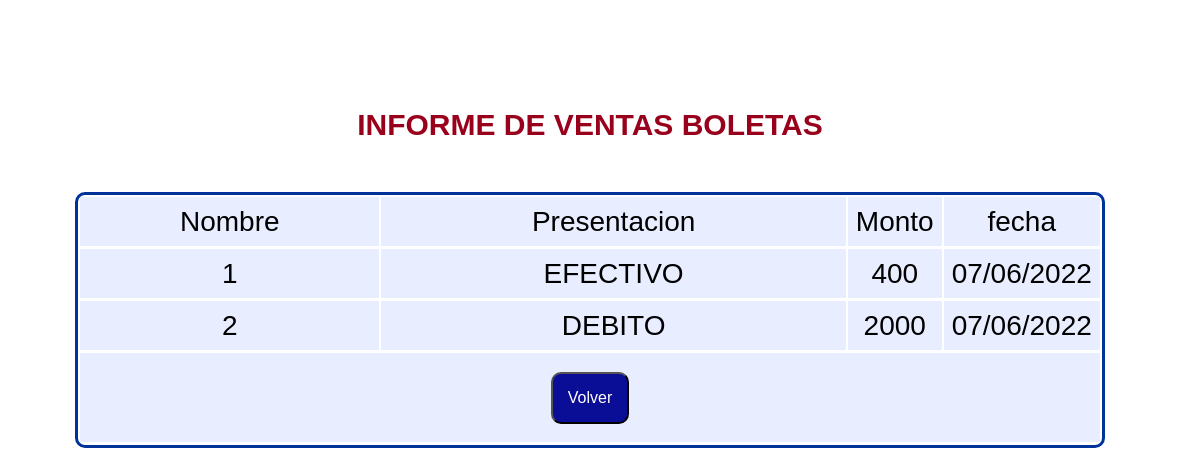
The app's page /admin/ventaboletas.php (signed in) with its own data.
### tables this page shows
CREATE TABLE `boletas` (
  `idboleta` int NOT NULL,
  `tipo` varchar(100) NOT NULL,
  `Monto` int NOT NULL,
  `fecha_rendicion` varchar(50) NOT NULL
);

### admin/ventaboletas.php (the view, shortened to what this page needs)
<?php
include("conexion.php");
?>
<html>
    <head>
    <link rel="stylesheet" type="text/css" href="css/diseno.css" />
    <link rel="stylesheet" type="text/css" href="css/date.css" />
    </head>
    <body class="cuerpo">
        <form name="inventario" method="post" action="grabar.php">
            <table class="tab_informe">
                <tr>
                <h2>informe de ventas boletas</h2>
                    <td>Nombre</td>
                    <td>Presentacion</td>
                    <td class="cant">Monto</td>
                    <td class="cant">fecha</td>
                </tr>
                <?php
                    $consulta="select * from boletas";
                    $resultado=mysqli_query($conexion, $consulta);
                        while($rows=mysqli_fetch_array($resultado)){
                            echo"<tr><td>";
                            echo $rows[0];
                            echo"</td><td  align='center'>";
                            echo $rows[1];
                            echo"</td><td  align='center'>";
                            echo $rows[2];
                            echo"</td><td  align='center'>";
                            echo $rows[3];
                            echo"</td></tr>";
                        }
                ?>
                <tr>
                    <td colspan="4">
                    <input class="button" type="submit" value="Volver" id="cigarros" name="cigarros" onclick="this.form.action = 'menu.php'">
                    </td>
                </tr>
            </table>
        </form>
    </body>
</html>

### admin/css/diseno.css (style rules this page uses)
.button { background-color: #0a0d96; border-radius: 10px; color: white; padding: 15px 15px; text-align: center; text-decoration: none; display: inline-block; font-size: 16px; margin: 10px 2px; cursor: pointer; }
.cuerpo { font-family: Arial, Helvetica, sans-serif; min-width: 90%; padding-top: 50px; padding-right: 30px; padding-bottom: 50px; padding-left: 10px; }
.tab_informe { font-family: "Lucida Sans Unicode", "Lucida Grande", Sans-Serif; font-size: 12px; min-width: 90%; text-align: left; border: 3px solid #039; border-radius: 10px; margin: 0 auto; }
.tab_informe tr { font-family: "Lucida Sans Unicode", "Lucida Grande", Sans-Serif; font-size: 12px; height: 50px; margin: 25px; text-align: center; border-collapse: collapse; }
.tab_informe td { padding: 8px; background: #e8edff; border-bottom: 1px solid #fff; font-size: 28px; border-top: 1px solid transparent; }
.cant { width: 30px; }
h2 { color: rgb(153, 0, 28); font-weight:600; text-align: center; font-size: 30px; margin: 50px; font-family: 'Poppins', sans-serif; text-transform: uppercase; }

### records on screen
boletas: idboleta "1", tipo "EFECTIVO", Monto "400", fecha_rendicion "07/06/2022"
boletas: idboleta "2", tipo "DEBITO", Monto "2000", fecha_rendicion "07/06/2022"
